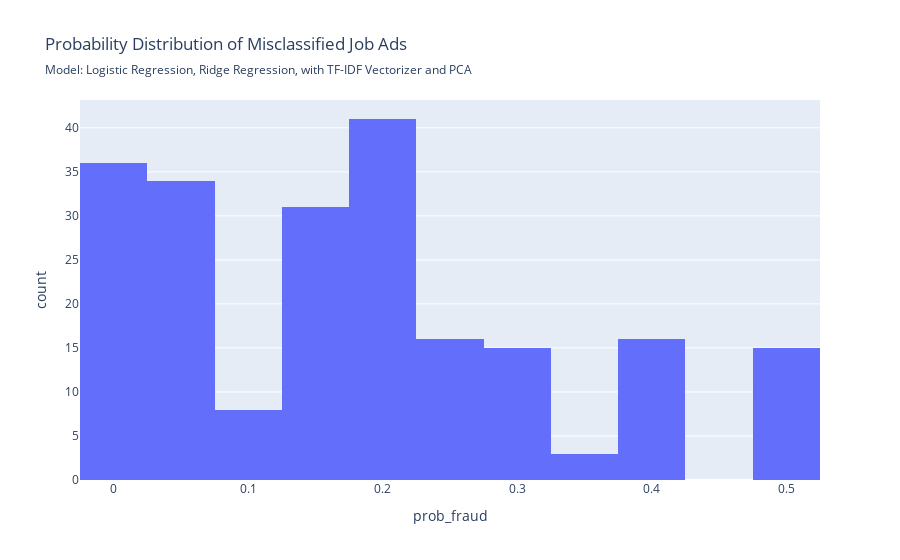

The notebook cell saved with this chart:
### Code cell
evaluate_model(model_log_ridge_pca, X_test, y_test, 
               fig_subtitle= 'Model: Logistic Regression, Ridge Regression, with TF-IDF Vectorizer and PCA', 
               short_name='log_ridge_pca', save_figs=True)

### Figure 1 — Plotly figure (JSON) as saved in the notebook; plotly's stock layout.template omitted (floating-point values rounded to 4 significant figures; data arrays with more than 128 entries replaced by an {"elided": "..."} marker saying what was removed)
{"data": [{"bingroup": "x", "hovertemplate": "prob_fraud=%{x}<br>count=%{y}<extra></extra>", "legendgroup": "", "marker": {"color": "#636efa", "pattern": {"shape": ""}}, "name": "", "orientation": "v", "showlegend": false, "type": "histogram", "x": {"elided": "215 float values"}, "xaxis": "x", "yaxis": "y"}], "layout": {"barmode": "relative", "legend": {"tracegroupgap": 0}, "title": {"subtitle": {"text": "Model: Logistic Regression, Ridge Regression, with TF-IDF Vectorizer and PCA"}, "text": "Probability Distribution of Misclassified Job Ads"}, "xaxis": {"anchor": "y", "domain": [0, 1], "title": {"text": "prob_fraud"}}, "yaxis": {"anchor": "x", "domain": [0, 1], "title": {"text": "count"}}}}
